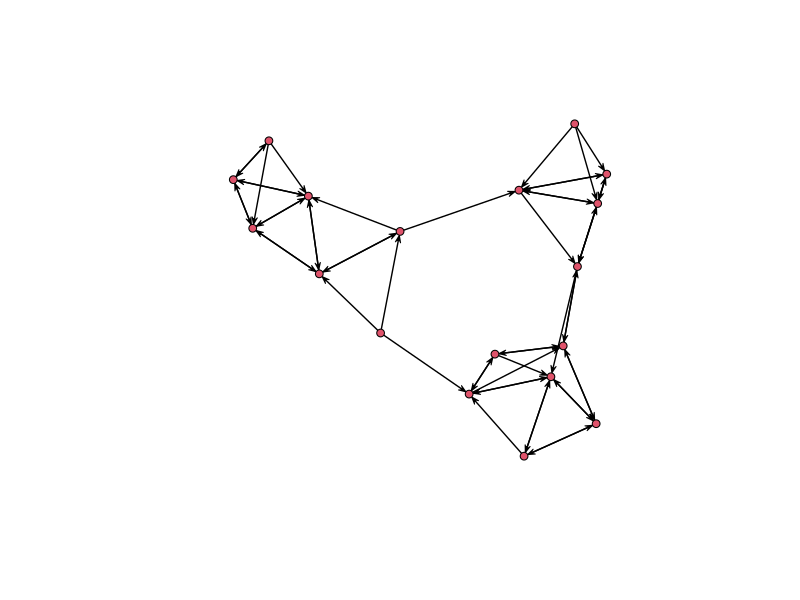
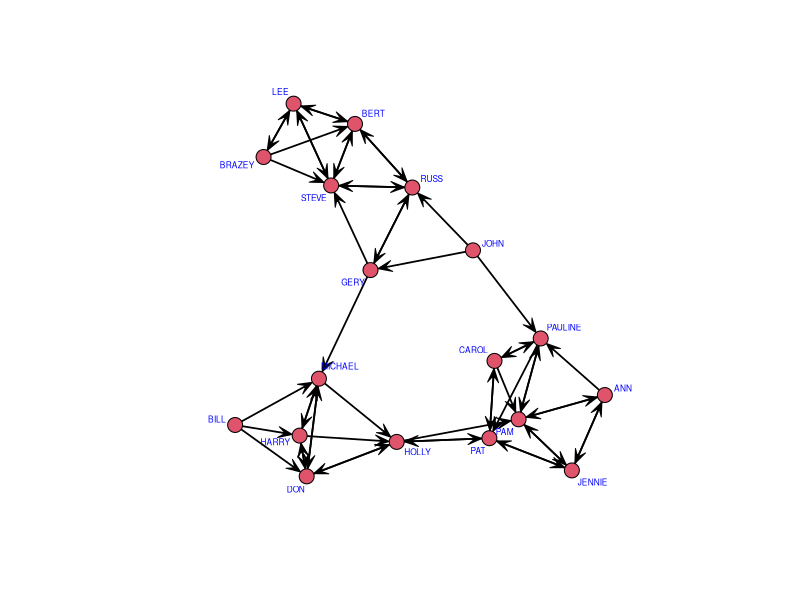
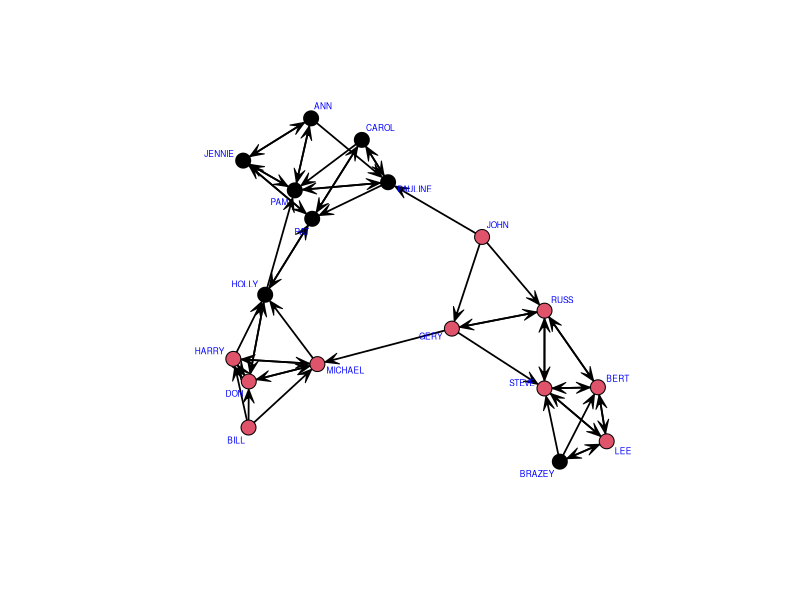
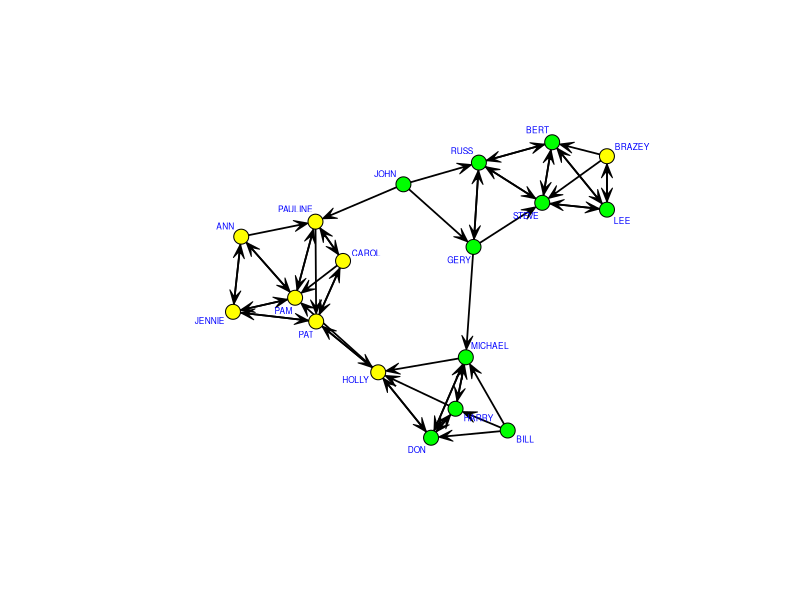
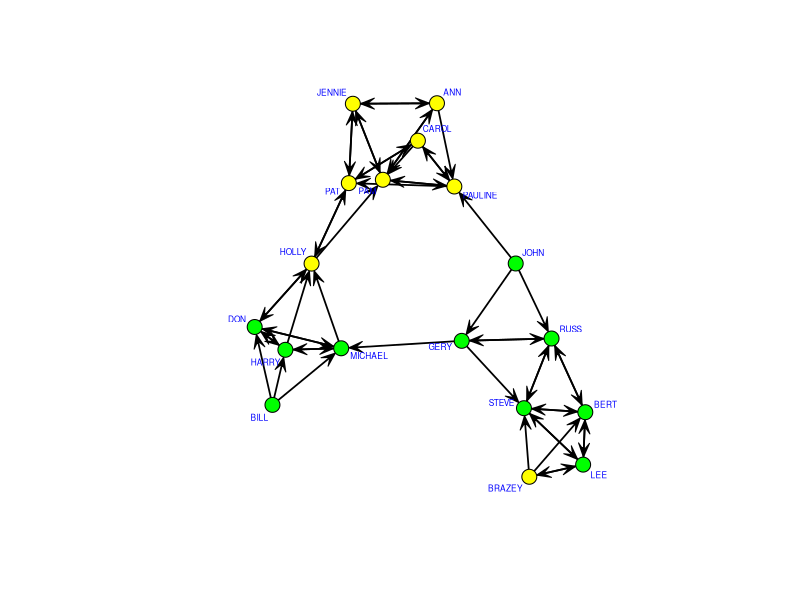
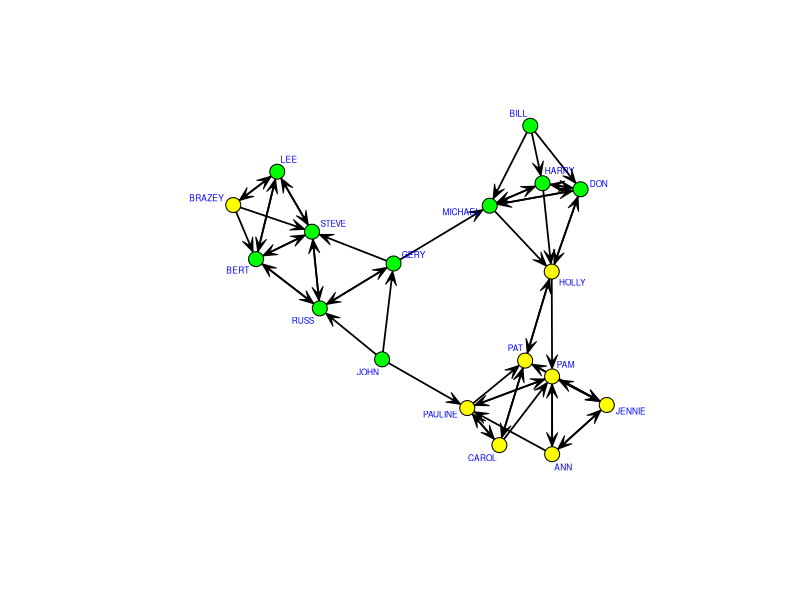
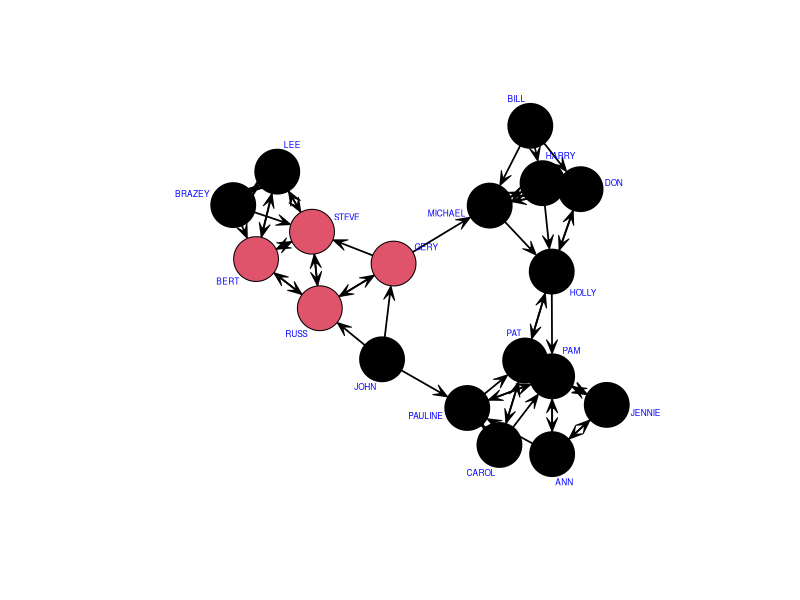
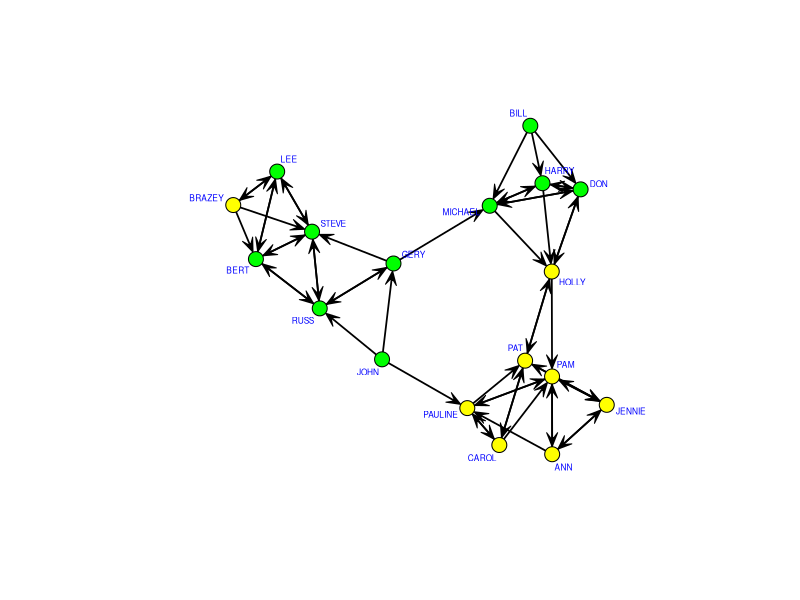

The R source for these figures, in order:
###################################################################################################
#                                                                                                 #
#                                   Visualising networks                                          #
#                                                                                                 #
###################################################################################################

###################################################################################################
# Preliminaries                                                                                   #
###################################################################################################

# Loading the necessary libraries:
library(sna)

###################################################################################################
# Part 1: Importing the data                                                                      #
###################################################################################################

# Set working directory to where you put the data "2b - campnet.csv" and "2c - campnet_attr.csv"
setwd("/home/stefan/Documents/teaching/applied-data-science/codes")

# Import the data:
campnet <- read.csv(file="2b - campnet.csv", header=T, row.names=1, as.is=T)

# See the first few columns of the data:
head(campnet)

# The campnet dataset contains interactions among 18 people participating in a workshop (including 4 instructors). 
# An edge from vertex i to j indicates that person i listed person j as one of their top three interactors.

# Reading in the attributes:
campnet.attr <- read.csv(file="2c - campnet_attr.csv", header=T, as.is=T)
campnet.attr

# The attributes are:
# Gender: 1: female,      2: male
# Role:   1: participant, 2: instructor
# Combo:  1: female,      2: male,      3: instructor (all males)

# Set up the adjacency matrix and network:
A = as.matrix(campnet)
camp_net <- network(A)
summary(camp_net)

###################################################################################################
# Part 2: Visualising the network                                                                 #
###################################################################################################

# We can use the basic plot function to visualise the network:
plot(camp_net)

# sna also has the more flexible gplot function:
gplot(camp_net, mode="fruchtermanreingold", displaylabels=T, label.cex=0.5, label.col="blue")

# The "mode" parameter selects the network layout.
# "displaylabels" shows the vertex labels.
# label.cex = 0.5 sets the vertex label size to 0.5 of the default size.
# label.col = "blue" sets the color of all the labels to blue.

# For a list of layouts, see:
# https://www.rdocumentation.org/packages/sna/versions/2.5/topics/gplot.layout
# or page 86 of https://cran.r-project.org/web/packages/sna/sna.pdf.
# Try for example circle, eigen, kamadakawaii, mds and spring.

# Next we colour the vertices by gender:
gplot(camp_net, mode="fruchtermanreingold", displaylabels=T, label.cex=0.5, label.col="blue", vertex.col=campnet.attr$Gender)

# Notice that we have something of a community structure in this network.

# We can also ask R for specific colours for gender. First let's check out the colour names that R knows about:
colors()

# Create a vector of colours depending on gender:
vertex_colours <- ifelse(campnet.attr$Gender=="1","yellow","green")

# Then we plot:
gplot(camp_net, mode="fruchtermanreingold", displaylabels=T, label.cex=0.5, label.col="blue", vertex.col=vertex_colours)

# Notice that if we run the same command again, the vertex layout typically changes:
gplot(camp_net, mode="fruchtermanreingold", displaylabels=T, label.cex=0.5, label.col="blue", vertex.col=vertex_colours)

# This is normal, many layout algorithms return slightly different layouts upon repeated runs. However, suppose we want to 
# visualise the same network with different colourings. Then we want the vertices to be in the same place in all the figures.

# We can save the layout coordinates:
layout_coordinates <- gplot(camp_net, mode="fruchtermanreingold", displaylabels=T, label.cex=0.5, label.col="blue", vertex.col=vertex_colours)

# Then we can plot again using the same coordinates:
gplot(camp_net, displaylabels=T, label.cex=0.5, label.col="blue", vertex.col=campnet.attr$Role, coord = layout_coordinates, vertex.cex = 3)

# Examine the help file to find many more parameters controlling network visualisation: 
?sna::gplot 

# To save the plot to file, we first start a graphic device for PDFs, plot, and finally close the PDF device:
pdf("test.pdf")
gplot(camp_net, displaylabels=T, label.cex=0.5, label.col="blue", vertex.col=vertex_colours, coord=layout_coordinates)
dev.off()
